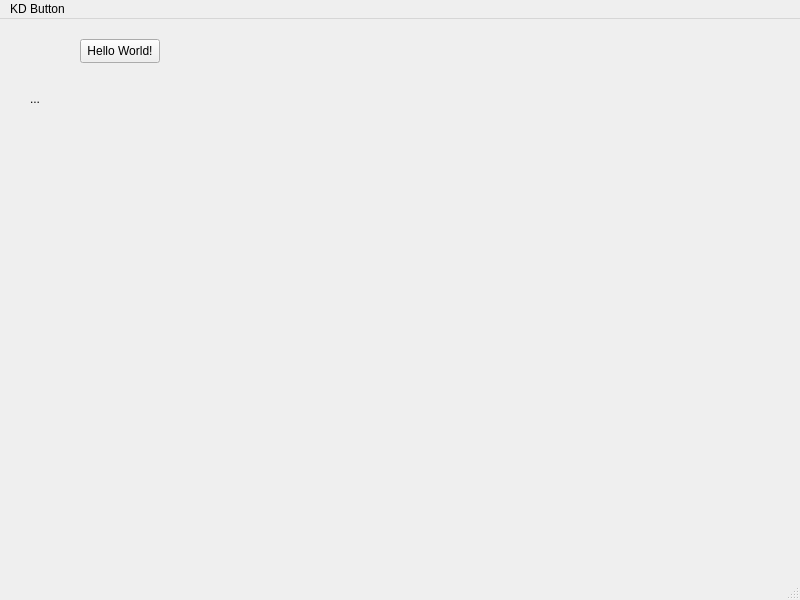
<?xml version="1.0" encoding="UTF-8"?>
<ui version="4.0">
 <class>MainWindow</class>
 <widget class="QMainWindow" name="MainWindow">
  <property name="geometry">
   <rect>
    <x>0</x>
    <y>0</y>
    <width>800</width>
    <height>600</height>
   </rect>
  </property>
  <property name="windowTitle">
   <string>MainWindow</string>
  </property>
  <widget class="QWidget" name="centralwidget">
   <widget class="QPushButton" name="pushButton">
    <property name="geometry">
     <rect>
      <x>80</x>
      <y>20</y>
      <width>80</width>
      <height>24</height>
     </rect>
    </property>
    <property name="text">
     <string>Hello World!</string>
    </property>
   </widget>
   <widget class="QLabel" name="label">
    <property name="geometry">
     <rect>
      <x>30</x>
      <y>70</y>
      <width>201</width>
      <height>20</height>
     </rect>
    </property>
    <property name="text">
     <string>...</string>
    </property>
   </widget>
  </widget>
  <widget class="QMenuBar" name="menubar">
   <property name="geometry">
    <rect>
     <x>0</x>
     <y>0</y>
     <width>800</width>
     <height>21</height>
    </rect>
   </property>
   <widget class="QMenu" name="menuKD_Button">
    <property name="title">
     <string>KD Button</string>
    </property>
   </widget>
   <addaction name="menuKD_Button"/>
  </widget>
  <widget class="QStatusBar" name="statusbar"/>
 </widget>
 <resources/>
 <connections/>
</ui>
